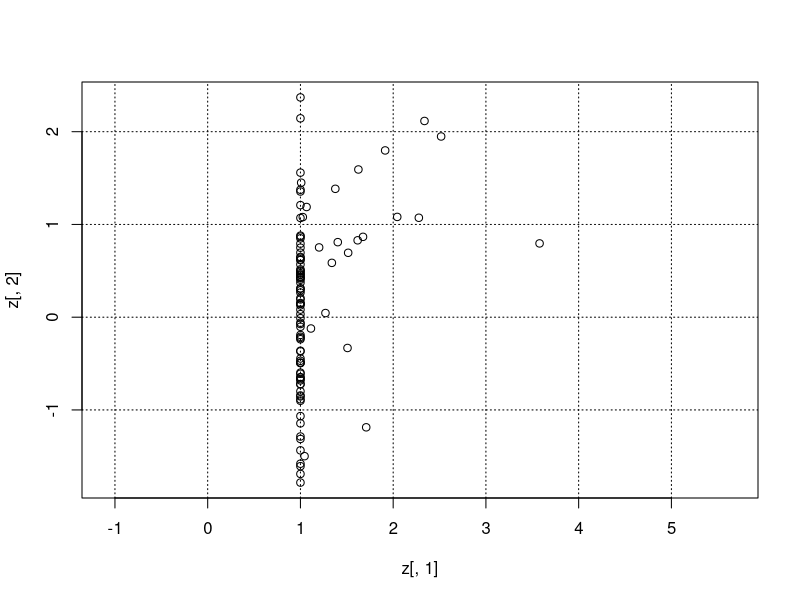
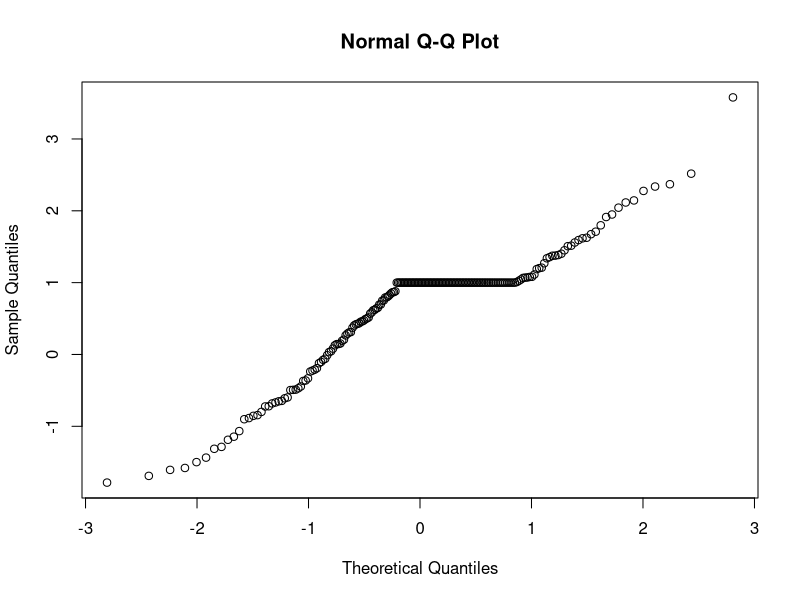
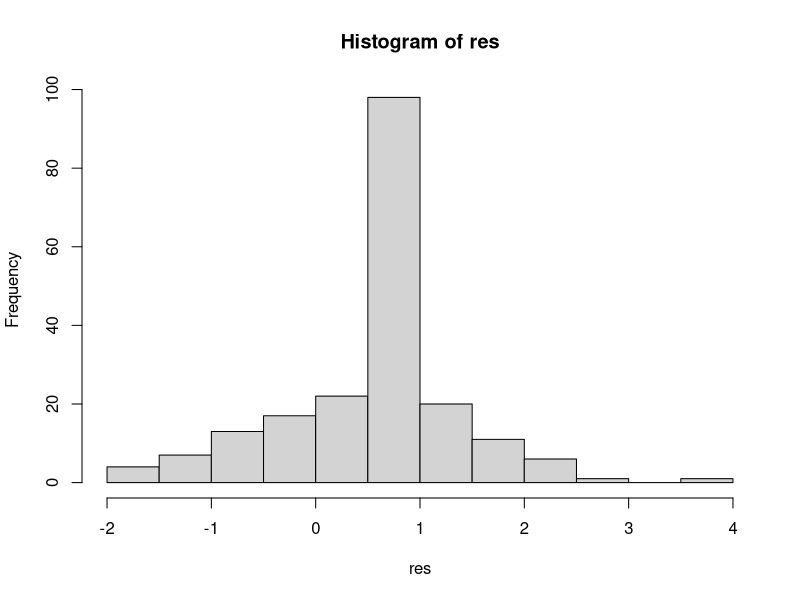

Reproduce these figures in R, in order.
take_max <- function(x){
  for (i in 1:length(x)){
    x[i] <- max(x[i],1)
  }
  return(x)
}

mybivariate <- function(n,mx,my,sigx,sigy,rho){
  Z1 <- rnorm(n)
  Z2 <- rnorm(n)
  X <- sigx*Z1 + mx
  X <- take_max(X)
  Y <- rho*sigy*Z1 + sqrt(1-rho^2)*sigy*Z2
  z <- matrix(c(X,Y),ncol=2)
  plot(z[,1],z[,2],asp=1)
  grid(col=1)
  return(z)
}
res <- mybivariate(100,0,0,1,1,.5)
print(res)
mean(res)
sd(res)
qqnorm(res)
hist(res)
